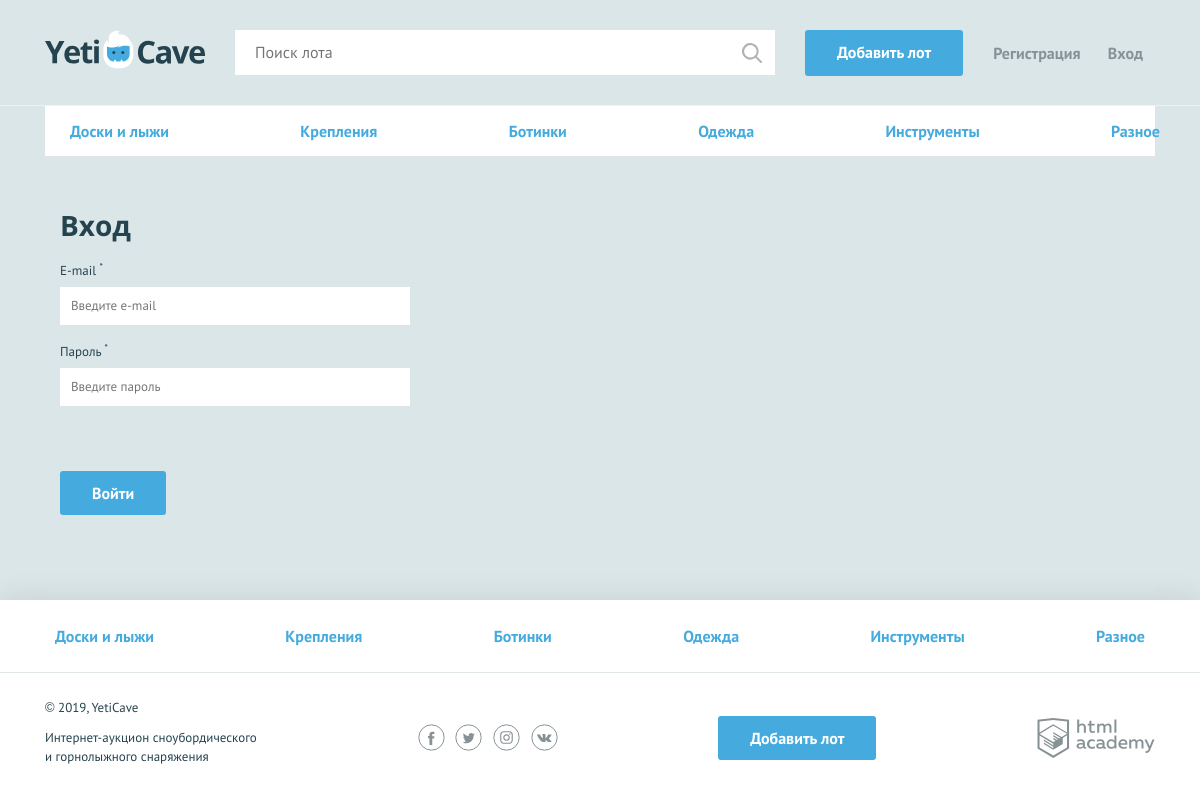
The page /login.php on the database its author committed.
### tables this page shows
CREATE TABLE category (
    id_cat INT AUTO_INCREMENT PRIMARY KEY,
    name_cat CHAR(15) NOT NULL UNIQUE,
    code_cat CHAR(15) NOT NULL UNIQUE
);

### helpers.php (called while the page is built, shortened)
<?php
function include_template($name, array $data = []) {
    $name = 'templates/' . $name;
    extract($data);
    require $name;
    $result = ob_get_clean();
    return $result;
}

### init.php (called while the page is built, shortened)
<?php
require_once('config.php');
require_once('functions.php');
$link = mysqli_connect ($db['host'], $db['user'], $db['password'], $db['database']);
mysqli_set_charset($link, "utf8");
$query_category_list = 'SELECT id_cat, name_cat, code_cat FROM category';
$result_category_list = mysqli_query($link, $query_category_list);
$all_category = mysqli_fetch_all($result_category_list, MYSQLI_ASSOC);

### functions.php (called while the page is built, shortened)
<?php
require_once('helpers.php');
function getPostVal($name) {
    return $_POST[$name] ?? "";
};

### templates/main-login.php (the view, shortened to what this page needs)
<nav class="nav">
  <ul class="nav__list container">
  <?php foreach ($category_list as $key => $val) { ?>
      <li class="nav__item">
        <a href="all-lots.php?cat=<?=$val['id_cat']; ?>"><?=$val['name_cat']; ?></a>
      </li>
    <?php }; ?>
  </ul>
</nav>
<form class="form container <?=count($error_list) ? 'form--invalid' : ''; ?>" action="login.php" method="post">
  <h2>Вход</h2>
  <div class="form__item <?=isset($error_list['email']) ? 'form__item--invalid' : ''; ?>">
    <label for="email">E-mail <sup>*</sup></label>
    <input id="email" type="text" name="email" placeholder="Введите e-mail" value="<?=getPostVal('email'); ?>">
  </div>
  <div class="form__item form__item--last <?=isset($error_list['password']) ? 'form__item--invalid' : ''; ?>">
    <label for="password">Пароль <sup>*</sup></label>
    <input id="password" type="password" name="password" placeholder="Введите пароль" value="<?=getPostVal('password'); ?>">
  </div>
  <button type="submit" class="button">Войти</button>
</form>

### templates/layout.php (shortened to what this page needs)
<!DOCTYPE html>
<html lang="ru">
<head>
    <link href="../css/normalize.min.css" rel="stylesheet">
    <link href="../css/style.css" rel="stylesheet">
    <link href="../css/flatpickr.min.css" rel="stylesheet">
</head>
<body>
<div class="page-wrapper">
<header class="main-header">
    <div class="main-header__container container">
        <a class="main-header__logo" href="index.php">
            <img src="../img/logo.svg" width="160" height="39" alt="Логотип компании YetiCave">
        </a>
        <form class="main-header__search" method="get" action="search.php" autocomplete="off">
            <input type="search" name="search" placeholder="Поиск лота">
            <input class="main-header__search-btn" type="submit" name="find" value="Найти">
        </form>
        <a class="main-header__add-lot button" href="add.php">Добавить лот</a>
        <nav class="user-menu">
            <?php if (isset($_SESSION['user'])) { ?>
                <div class="user-menu__logged">
                    <p><?=$_SESSION['user']['name_user']; ?></p>
                    <a class="user-menu__bets" href="my-bets.php">Мои ставки</a>
                    <a class="user-menu__logout" href="logout.php">Выход</a>
                </div>
            <?php } else { ?>
                <ul class="user-menu__list">
                    <li class="user-menu__item">
                        <a href="sign-up.php">Регистрация</a>
                    </li>
                    <li class="user-menu__item">
                        <a href="login.php">Вход</a>
                    </li>
                </ul>
            <?php }; ?>
        </nav>
    </div>
</header>
<main class="container"><?=$main_content; ?></main>
</div>
<footer class="main-footer">
    <nav class="nav">
        <ul class="nav__list container">
            <?php foreach ($category_list as $key => $val) { ?>
                <li class="nav__item">
                    <a href="all-lots.php?cat=<?=$val['id_cat']; ?>"><?=($val['name_cat']); ?></a>
                </li>
            <?php }; ?>
        </ul>
    </nav>
    <div class="main-footer__bottom container">
        <div class="main-footer__copyright">
            <p>© 2019, YetiCave</p>
            <p>Интернет-аукцион сноубордического и горнолыжного снаряжения</p>
        </div>
        <div class="main-footer__social social">
            <a class="social__link social__link--facebook" href="#">
            </a>
            <a class="social__link social__link--twitter" href="#">
            </a>
            <a class="social__link social__link--instagram" href="#">
            </a>
            <a class="social__link social__link--vkontakte" href="#">
            </a>
        </div>
        <a class="main-footer__add-lot button" href="add.php">Добавить лот</a>
        <div class="main-footer__developed-by">
            <a class="logo-academy" href="https://htmlacademy.ru/intensive/php">
            </a>
        </div>
    </div>
</footer>
</body>
</html>

### css/style.css (style rules this page uses)
html, body { height: 100%; }
.page-wrapper { display: flex; flex-direction: column; min-height: 100%; margin-bottom: -202px; }
.page-wrapper::after { content: ""; display: block; }
.page-wrapper::after { height: 85px; }
main { margin-bottom: 202px; }
body { min-width: 1140px; background-color: #dbe6e9; font-family: "PT Sans", sans-serif; font-weight: 400; font-size: 16px; line-height: 26px; color: #25434e; }
a { text-decoration: none; }
h2 { margin: 0; font-family: "Open Sans", sans-serif; font-size: 28px; line-height: 35px; font-weight: 700; }
.container { width: 1110px; margin: 0 auto; padding: 0 15px; }
main.container { margin-bottom: 202px; }
.button { display: block; padding: 9px 32px; background-color: #45abde; color: #ffffff; text-align: center; font-weight: 700; border: none; border-radius: 3px; }
.main-header { padding: 30px 0 29px; border-bottom: 1px solid rgba(255, 255, 255, 0.5); }
.main-header__container { display: -webkit-flex; display: -ms-flexbox; display: flex; -webkit-justify-content: flex-start; -ms-flex-pack: start; justify-content: flex-start; }
.main-header__logo { display: block; margin-right: 30px; }
.main-header__search { position: relative; width: 540px; margin-right: 30px; }
.main-header__search input[type="search"] { width: 100%; padding: 8px 19px 9px 19px; border: 1px solid #ffffff; }
.main-header__search-btn { content: ""; position: absolute; top: 3px; right: 3px; width: 20px; height: 20px; padding: 20px; background: url("../img/search.svg") center no-repeat; opacity: 0.3; border: 0; font-size: 0; }
.main-header__add-lot { max-width: 160px; margin-right: 30px; }
.user-menu__list { display: -webkit-flex; display: -ms-flexbox; display: flex; -webkit-justify-content: space-between; -ms-flex-pack: justify; justify-content: space-between; -webkit-flex-wrap: wrap; -ms-flex-wrap: wrap; flex-wrap: wrap; width: 150px; margin: 0; margin-top: 10px; padding: 0; list-style: none; }
.user-menu__item a { color: #879296; font-weight: 700; }
.user-menu { display: -webkit-flex; display: -ms-flexbox; display: flex; }
.main-footer { background-color: #ffffff; box-shadow: 0 0 30px 0 rgba(0, 0, 0, 0.1); }
.main-footer__bottom { display: -webkit-flex; display: -ms-flexbox; display: flex; -webkit-justify-content: space-between; -ms-flex-pack: justify; justify-content: space-between; -webkit-align-items: center; -ms-flex-align: center; align-items: center; padding: 25px 0; }
.main-footer__copyright { max-width: 212px; }
.main-footer__copyright p { margin: 0; margin-bottom: 11px; font-size: 13px; line-height: 19px; }
.main-footer__social { width: 140px; }
.social { display: -webkit-flex; display: -ms-flexbox; display: flex; -webkit-justify-content: space-between; -ms-flex-pack: justify; justify-content: space-between; -webkit-flex-wrap: wrap; -ms-flex-wrap: wrap; flex-wrap: wrap; }
.social__link { width: 27px; height: 27px; }
.logo-academy { display: block; width: 118px; height: 40px; }
.nav { background-color: #ffffff; border-bottom: 1px solid #e1e6e7; }
.nav__list { display: -webkit-flex; display: -ms-flexbox; display: flex; -webkit-justify-content: space-between; -ms-flex-pack: justify; justify-content: space-between; -webkit-flex-wrap: wrap; -ms-flex-wrap: wrap; flex-wrap: wrap; list-style: none; }
.nav__item a { position: relative; display: block; padding: 12px 10px; font-weight: 700; color: #45abde; }
.nav__item a::before { content: ""; display: none; position: absolute; bottom: 0; width: calc(100% - 20px); height: 3px; background-color: #e2e5e6; }
.main-footer .nav__item a { padding: 23px 10px; }
.form { padding-top: 51px; }
.form h2 { padding-bottom: 15px; }
.form__item { width: 350px; margin: 0; margin-bottom: 14px; font-size: 13px; }
.form__item label { display: block; margin-bottom: 3px; }
.form__item input, .form__item textarea { display: block; width: 100%; padding: 5px 10px; border: 1px solid #ffffff; box-sizing: border-box; }
.form__item--last { margin-bottom: 65px; }
.form .button { display: inline-block; vertical-align: middle; margin-right: 20px; }

### rows shown on the page
category: name_cat "Доски и лыжи"
category: name_cat "Крепления"
category: name_cat "Ботинки"
category: name_cat "Одежда"
category: name_cat "Инструменты"
category: name_cat "Разное"
